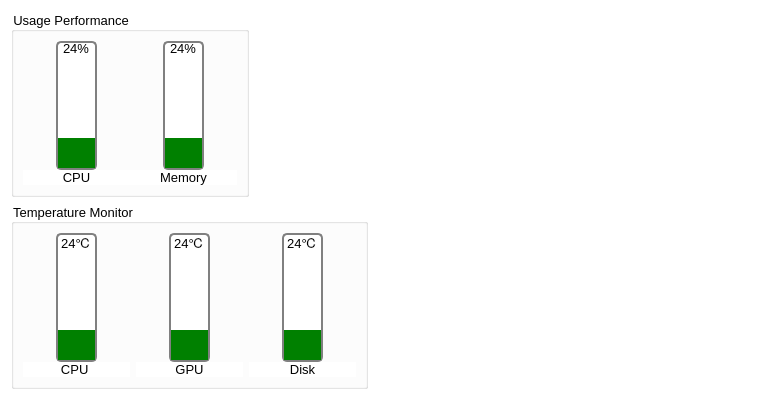
<?xml version="1.0" encoding="UTF-8"?>
<ui version="4.0">
 <class>TempManagementForm</class>
 <widget class="QWidget" name="TempManagementForm">
  <property name="geometry">
   <rect>
    <x>0</x>
    <y>0</y>
    <width>780</width>
    <height>400</height>
   </rect>
  </property>
  <property name="windowTitle">
   <string>Form</string>
  </property>
  <property name="styleSheet">
   <string notr="true">background-color: rgb(255, 255, 255);</string>
  </property>
  <layout class="QFormLayout" name="formLayout">
   <item row="0" column="0">
    <widget class="QGroupBox" name="groupBox">
     <property name="font">
      <font>
       <family>Microsoft YaHei UI</family>
       <pointsize>10</pointsize>
      </font>
     </property>
     <property name="title">
      <string>Usage Performance</string>
     </property>
     <layout class="QGridLayout" name="gridLayout_2">
      <item row="0" column="0">
       <layout class="QHBoxLayout" name="horizontalLayout_3">
        <property name="spacing">
         <number>0</number>
        </property>
        <item>
         <layout class="QVBoxLayout" name="verticalLayout_2" stretch="9,1">
          <property name="spacing">
           <number>0</number>
          </property>
          <item>
           <layout class="QHBoxLayout" name="horizontalLayout_2" stretch="4,5,4">
            <property name="spacing">
             <number>0</number>
            </property>
            <item>
             <spacer name="horizontalSpacer_3">
              <property name="orientation">
               <enum>Qt::Horizontal</enum>
              </property>
              <property name="sizeHint" stdset="0">
               <size>
                <width>40</width>
                <height>20</height>
               </size>
              </property>
             </spacer>
            </item>
            <item>
             <widget class="QProgressBar" name="progressBarCpuUsage">
              <property name="sizePolicy">
               <sizepolicy hsizetype="Expanding" vsizetype="Expanding">
                <horstretch>0</horstretch>
                <verstretch>0</verstretch>
               </sizepolicy>
              </property>
              <property name="font">
               <font>
                <family>Microsoft YaHei UI</family>
                <pointsize>10</pointsize>
               </font>
              </property>
              <property name="styleSheet">
               <string notr="true">QProgressBar#progressBarCpuUsage 
{
     border: 2px solid grey;
     border-radius: 5px;
 }
QProgressBar#progressBarCpuUsage::chunk 
{
     background-color: green;
 }</string>
              </property>
              <property name="value">
               <number>24</number>
              </property>
              <property name="alignment">
               <set>Qt::AlignHCenter|Qt::AlignTop</set>
              </property>
              <property name="orientation">
               <enum>Qt::Vertical</enum>
              </property>
             </widget>
            </item>
            <item>
             <spacer name="horizontalSpacer_4">
              <property name="orientation">
               <enum>Qt::Horizontal</enum>
              </property>
              <property name="sizeHint" stdset="0">
               <size>
                <width>40</width>
                <height>20</height>
               </size>
              </property>
             </spacer>
            </item>
           </layout>
          </item>
          <item>
           <widget class="QLabel" name="label_1">
            <property name="font">
             <font>
              <family>Microsoft YaHei UI</family>
              <pointsize>10</pointsize>
             </font>
            </property>
            <property name="text">
             <string>CPU</string>
            </property>
            <property name="alignment">
             <set>Qt::AlignCenter</set>
            </property>
           </widget>
          </item>
         </layout>
        </item>
        <item>
         <layout class="QVBoxLayout" name="verticalLayout" stretch="9,1">
          <property name="spacing">
           <number>0</number>
          </property>
          <item>
           <layout class="QHBoxLayout" name="horizontalLayout" stretch="4,5,4">
            <property name="spacing">
             <number>0</number>
            </property>
            <item>
             <spacer name="horizontalSpacer">
              <property name="orientation">
               <enum>Qt::Horizontal</enum>
              </property>
              <property name="sizeHint" stdset="0">
               <size>
                <width>40</width>
                <height>20</height>
               </size>
              </property>
             </spacer>
            </item>
            <item>
             <widget class="QProgressBar" name="progressBarMemUsage">
              <property name="sizePolicy">
               <sizepolicy hsizetype="Expanding" vsizetype="Expanding">
                <horstretch>0</horstretch>
                <verstretch>0</verstretch>
               </sizepolicy>
              </property>
              <property name="font">
               <font>
                <family>Microsoft YaHei UI</family>
                <pointsize>10</pointsize>
               </font>
              </property>
              <property name="styleSheet">
               <string notr="true">QProgressBar#progressBarMemUsage 
{
     border: 2px solid grey;
     border-radius: 5px;
 }
QProgressBar#progressBarMemUsage::chunk 
{
     background-color: green;
 }</string>
              </property>
              <property name="value">
               <number>24</number>
              </property>
              <property name="alignment">
               <set>Qt::AlignHCenter|Qt::AlignTop</set>
              </property>
              <property name="orientation">
               <enum>Qt::Vertical</enum>
              </property>
             </widget>
            </item>
            <item>
             <spacer name="horizontalSpacer_2">
              <property name="orientation">
               <enum>Qt::Horizontal</enum>
              </property>
              <property name="sizeHint" stdset="0">
               <size>
                <width>40</width>
                <height>20</height>
               </size>
              </property>
             </spacer>
            </item>
           </layout>
          </item>
          <item>
           <widget class="QLabel" name="label_2">
            <property name="font">
             <font>
              <family>Microsoft YaHei UI</family>
              <pointsize>10</pointsize>
             </font>
            </property>
            <property name="text">
             <string>Memory</string>
            </property>
            <property name="alignment">
             <set>Qt::AlignCenter</set>
            </property>
           </widget>
          </item>
         </layout>
        </item>
       </layout>
      </item>
     </layout>
    </widget>
   </item>
   <item row="1" column="0">
    <widget class="QGroupBox" name="groupBox_2">
     <property name="font">
      <font>
       <family>Microsoft YaHei UI</family>
       <pointsize>10</pointsize>
      </font>
     </property>
     <property name="title">
      <string>Temperature Monitor</string>
     </property>
     <layout class="QGridLayout" name="gridLayout_3">
      <item row="0" column="0">
       <layout class="QHBoxLayout" name="horizontalLayout_7">
        <item>
         <layout class="QVBoxLayout" name="verticalLayout_3" stretch="9,1">
          <property name="spacing">
           <number>0</number>
          </property>
          <item>
           <layout class="QHBoxLayout" name="horizontalLayout_4" stretch="4,5,4">
            <property name="spacing">
             <number>0</number>
            </property>
            <item>
             <spacer name="horizontalSpacer_5">
              <property name="orientation">
               <enum>Qt::Horizontal</enum>
              </property>
              <property name="sizeHint" stdset="0">
               <size>
                <width>40</width>
                <height>20</height>
               </size>
              </property>
             </spacer>
            </item>
            <item>
             <widget class="QProgressBar" name="progressBarCpuTemp">
              <property name="sizePolicy">
               <sizepolicy hsizetype="Expanding" vsizetype="Expanding">
                <horstretch>0</horstretch>
                <verstretch>0</verstretch>
               </sizepolicy>
              </property>
              <property name="font">
               <font>
                <family>Microsoft YaHei UI</family>
                <pointsize>10</pointsize>
               </font>
              </property>
              <property name="styleSheet">
               <string notr="true">QProgressBar#progressBarCpuTemp
{
     border: 2px solid grey;
     border-radius: 5px;
 }
QProgressBar#progressBarCpuTemp::chunk 
{
     background-color: green;
 }</string>
              </property>
              <property name="value">
               <number>24</number>
              </property>
              <property name="alignment">
               <set>Qt::AlignHCenter|Qt::AlignTop</set>
              </property>
              <property name="orientation">
               <enum>Qt::Vertical</enum>
              </property>
              <property name="format">
               <string>%p℃</string>
              </property>
             </widget>
            </item>
            <item>
             <spacer name="horizontalSpacer_6">
              <property name="orientation">
               <enum>Qt::Horizontal</enum>
              </property>
              <property name="sizeHint" stdset="0">
               <size>
                <width>40</width>
                <height>20</height>
               </size>
              </property>
             </spacer>
            </item>
           </layout>
          </item>
          <item>
           <widget class="QLabel" name="labelTemp1">
            <property name="font">
             <font>
              <family>Microsoft YaHei UI</family>
              <pointsize>10</pointsize>
             </font>
            </property>
            <property name="text">
             <string>CPU </string>
            </property>
            <property name="alignment">
             <set>Qt::AlignCenter</set>
            </property>
           </widget>
          </item>
         </layout>
        </item>
        <item>
         <layout class="QVBoxLayout" name="verticalLayout_4" stretch="9,1">
          <property name="spacing">
           <number>0</number>
          </property>
          <item>
           <layout class="QHBoxLayout" name="horizontalLayout_5" stretch="4,5,4">
            <property name="spacing">
             <number>0</number>
            </property>
            <item>
             <spacer name="horizontalSpacer_7">
              <property name="orientation">
               <enum>Qt::Horizontal</enum>
              </property>
              <property name="sizeHint" stdset="0">
               <size>
                <width>40</width>
                <height>20</height>
               </size>
              </property>
             </spacer>
            </item>
            <item>
             <widget class="QProgressBar" name="progressBarGpuTemp">
              <property name="sizePolicy">
               <sizepolicy hsizetype="Expanding" vsizetype="Expanding">
                <horstretch>0</horstretch>
                <verstretch>0</verstretch>
               </sizepolicy>
              </property>
              <property name="font">
               <font>
                <family>Microsoft YaHei UI</family>
                <pointsize>10</pointsize>
               </font>
              </property>
              <property name="styleSheet">
               <string notr="true">QProgressBar#progressBarGpuTemp
{
     border: 2px solid grey;
     border-radius: 5px;
 }
QProgressBar#progressBarGpuTemp::chunk 
{
     background-color: green;
 }</string>
              </property>
              <property name="value">
               <number>24</number>
              </property>
              <property name="alignment">
               <set>Qt::AlignHCenter|Qt::AlignTop</set>
              </property>
              <property name="orientation">
               <enum>Qt::Vertical</enum>
              </property>
              <property name="format">
               <string>%p℃</string>
              </property>
             </widget>
            </item>
            <item>
             <spacer name="horizontalSpacer_8">
              <property name="orientation">
               <enum>Qt::Horizontal</enum>
              </property>
              <property name="sizeHint" stdset="0">
               <size>
                <width>40</width>
                <height>20</height>
               </size>
              </property>
             </spacer>
            </item>
           </layout>
          </item>
          <item>
           <widget class="QLabel" name="labelTemp2">
            <property name="font">
             <font>
              <family>Microsoft YaHei UI</family>
              <pointsize>10</pointsize>
             </font>
            </property>
            <property name="text">
             <string>GPU</string>
            </property>
            <property name="alignment">
             <set>Qt::AlignCenter</set>
            </property>
           </widget>
          </item>
         </layout>
        </item>
        <item>
         <layout class="QVBoxLayout" name="verticalLayout_5" stretch="9,1">
          <property name="spacing">
           <number>0</number>
          </property>
          <item>
           <layout class="QHBoxLayout" name="horizontalLayout_6" stretch="4,5,4">
            <property name="spacing">
             <number>0</number>
            </property>
            <item>
             <spacer name="horizontalSpacer_9">
              <property name="orientation">
               <enum>Qt::Horizontal</enum>
              </property>
              <property name="sizeHint" stdset="0">
               <size>
                <width>40</width>
                <height>20</height>
               </size>
              </property>
             </spacer>
            </item>
            <item>
             <widget class="QProgressBar" name="progressBarDiskTemp">
              <property name="sizePolicy">
               <sizepolicy hsizetype="Expanding" vsizetype="Expanding">
                <horstretch>0</horstretch>
                <verstretch>0</verstretch>
               </sizepolicy>
              </property>
              <property name="font">
               <font>
                <family>Microsoft YaHei UI</family>
                <pointsize>10</pointsize>
               </font>
              </property>
              <property name="styleSheet">
               <string notr="true">QProgressBar#progressBarDiskTemp
{
     border: 2px solid grey;
     border-radius: 5px;
 }
QProgressBar#progressBarDiskTemp::chunk 
{
     background-color: green;
 }</string>
              </property>
              <property name="value">
               <number>24</number>
              </property>
              <property name="alignment">
               <set>Qt::AlignHCenter|Qt::AlignTop</set>
              </property>
              <property name="orientation">
               <enum>Qt::Vertical</enum>
              </property>
              <property name="format">
               <string>%p℃</string>
              </property>
             </widget>
            </item>
            <item>
             <spacer name="horizontalSpacer_10">
              <property name="orientation">
               <enum>Qt::Horizontal</enum>
              </property>
              <property name="sizeHint" stdset="0">
               <size>
                <width>40</width>
                <height>20</height>
               </size>
              </property>
             </spacer>
            </item>
           </layout>
          </item>
          <item>
           <widget class="QLabel" name="labelTemp3">
            <property name="font">
             <font>
              <family>Microsoft YaHei UI</family>
              <pointsize>10</pointsize>
             </font>
            </property>
            <property name="text">
             <string>Disk</string>
            </property>
            <property name="alignment">
             <set>Qt::AlignCenter</set>
            </property>
           </widget>
          </item>
         </layout>
        </item>
       </layout>
      </item>
     </layout>
    </widget>
   </item>
  </layout>
 </widget>
 <resources/>
 <connections/>
</ui>
